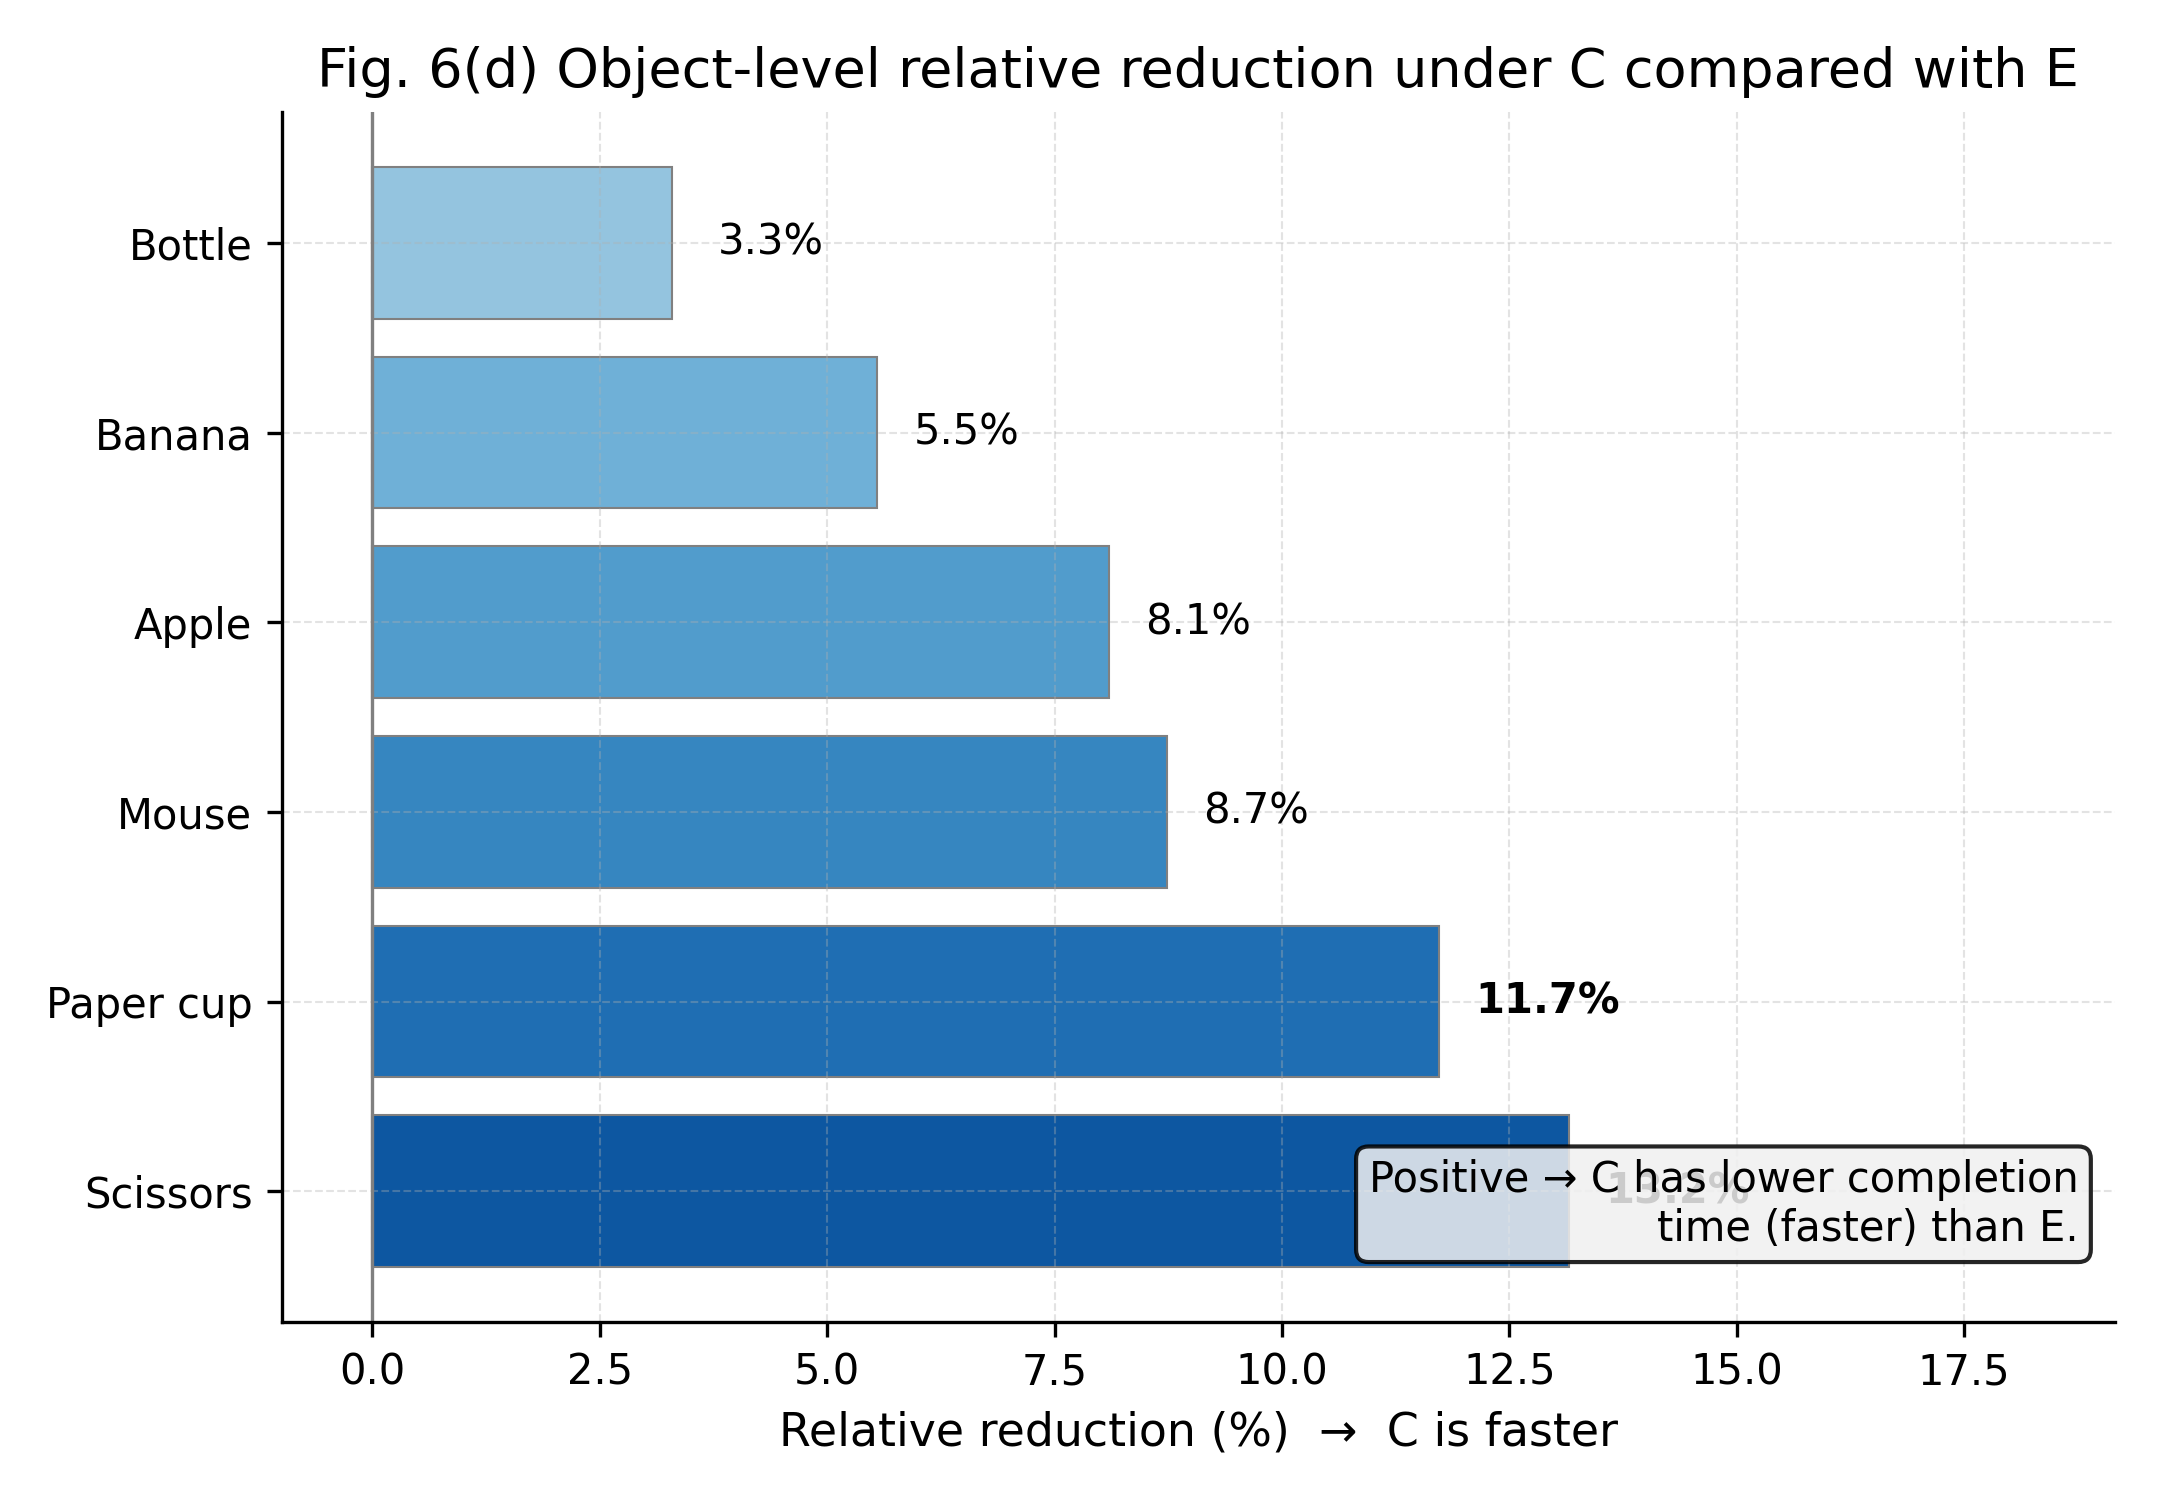

Python code for this plot:
import pandas as pd
import numpy as np
import matplotlib.pyplot as plt

trial_file = r"../data/all_trials_135.csv"
df = pd.read_csv(trial_file)

pivot = (
    df.pivot_table(
        index=["operator", "group_num", "specific_object"],
        columns="mode",
        values="duration_s"
    )
    .reset_index()
)
pivot["delta"] = pivot["C"] - pivot["E"]

obj_map = {'瓶子 (bottle)': 'Bottle', '香蕉 (banana)': 'Banana', '苹果 (apple)': 'Apple', '鼠标 (mouse)': 'Mouse', '纸杯 (paper cup)': 'Paper cup', '剪刀 (scissors)': 'Scissors'}
pivot["object_en"] = pivot["specific_object"].map(obj_map)

rng = np.random.default_rng(42)

def clean_axes(ax):
    ax.spines["top"].set_visible(False)
    ax.spines["right"].set_visible(False)
    ax.tick_params(labelsize=10)
    ax.grid(True, linestyle="--", linewidth=0.5, alpha=0.35)

object_summary = pivot.groupby("object_en")[["C", "E"]].mean()
object_summary["reduction_pct"] = (object_summary["E"] - object_summary["C"]) / object_summary["E"] * 100
object_summary = object_summary.reindex(["Bottle", "Banana", "Apple", "Mouse", "Paper cup", "Scissors"])

# Color gradient from lighter to deeper blue based on reduction
colors = plt.cm.Blues(np.linspace(0.4, 0.85, len(object_summary)))

fig, ax = plt.subplots(figsize=(7.2, 5.0))
y = np.arange(len(object_summary))
vals = object_summary["reduction_pct"].to_numpy()
bars = ax.barh(y, vals, color=colors, edgecolor="grey", linewidth=0.5)

# Add value labels with dynamic offset
max_val = vals.max()
for yi, v in enumerate(vals):
    offset = 0.5 if v < 5 else 0.4
    ax.text(v + offset, yi, f"{v:.1f}%", va="center", fontsize=10,
            fontweight="bold" if v >= 10 else "normal")

ax.set_yticks(y)
ax.set_yticklabels(object_summary.index)
ax.invert_yaxis()

# Add vertical reference line at 0% and dotted lines at key markers
ax.axvline(0, linestyle="-", linewidth=0.8, color="grey")
ax.set_xlim(-1, max_val + 6)  # leave room for labels

ax.set_xlabel("Relative reduction (%)  →  C is faster", fontsize=11)
ax.set_title("Fig. 6(d) Object-level relative reduction under C compared with E", fontsize=13)
clean_axes(ax)

# Add note in bottom right
ax.text(0.98, 0.06, "Positive → C has lower completion\ntime (faster) than E.",
        transform=ax.transAxes, ha="right", va="bottom", fontsize=10,
        bbox=dict(boxstyle="round,pad=0.3", facecolor="#f0f0f0", alpha=0.85))

plt.tight_layout()
plt.savefig("Fig6_d_object_level_relative_reduction.png", dpi=300)
plt.close()
print("Fig6(d) saved: Fig6_d_object_level_relative_reduction.png")
